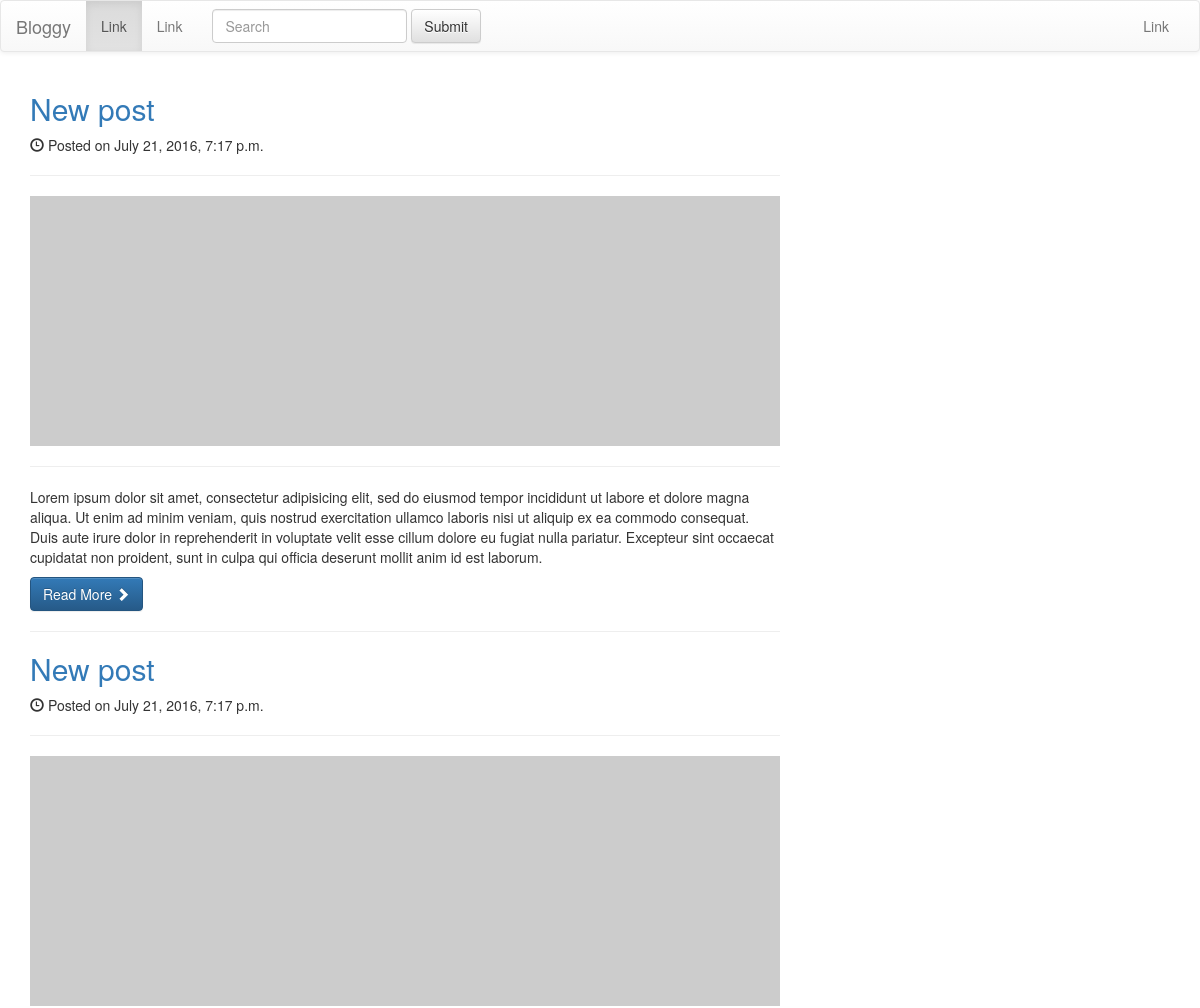
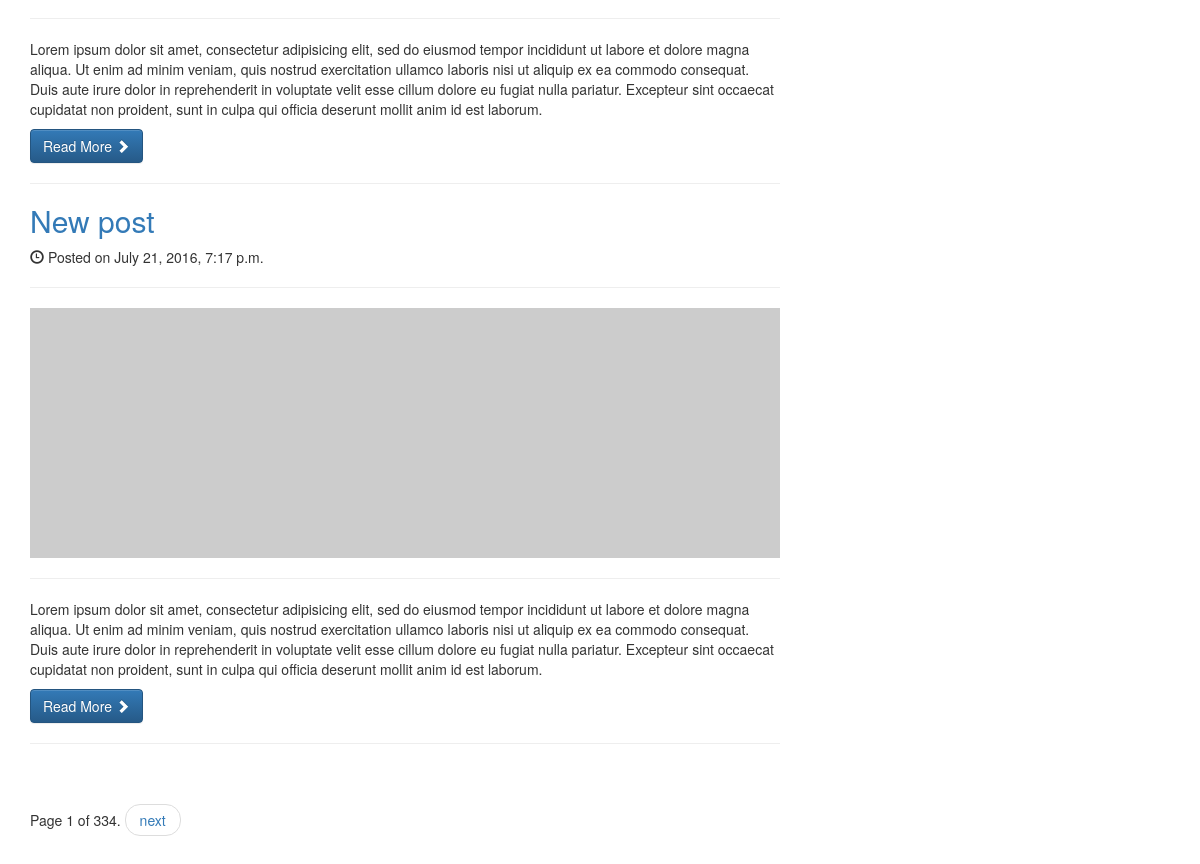
/post/, run on an earlier commit of the app's database (2 pictures, top to bottom).
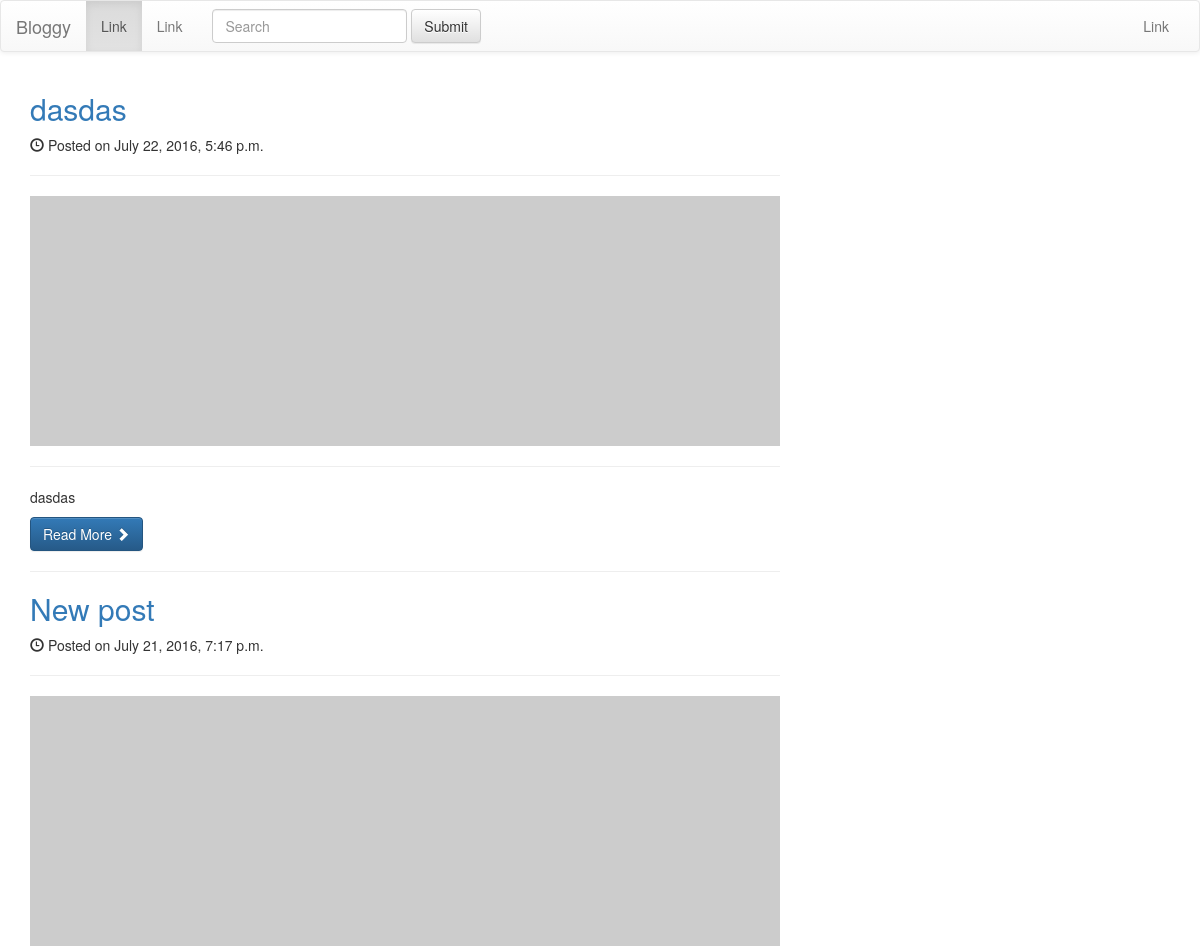
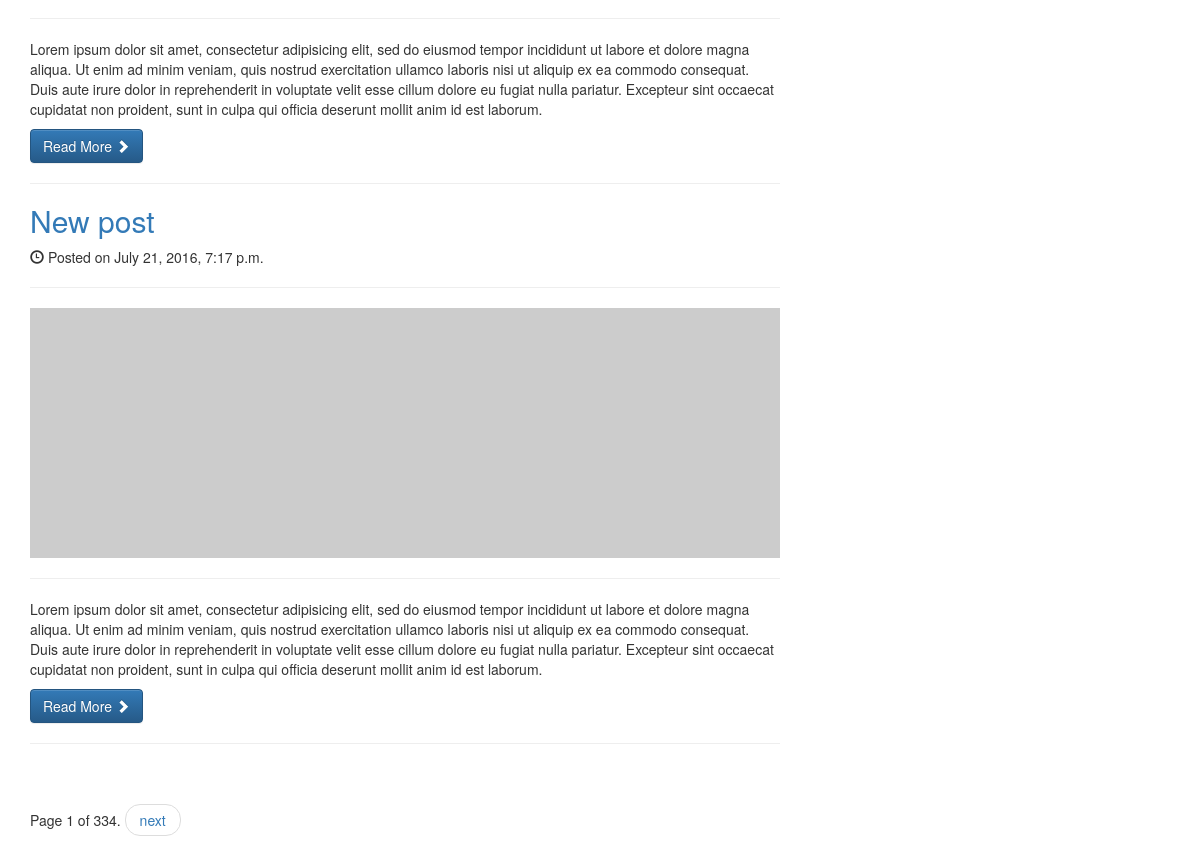
And on a later commit of the database (2 pictures, top to bottom).
### post/models.py (models this page shows)
class Post(models.Model):
    title = models.CharField(max_length=225)
    content = models.TextField()
    created = models.DateTimeField(auto_now_add=True)
    def get_absolute_url(self):
        return reverse('post:info', kwargs={'id':self.id})

### post/views.py (the view)
def list_posts(request):
    all_posts = Post.objects.all().order_by('-created')
    paginator = Paginator(all_posts, 3)
    page = request.GET.get('page')
    try:
        posts = paginator.page(page)
    except PageNotAnInteger:
        posts = paginator.page(1)
    except EmptyPage:
        posts = paginator.page(paginator.num_pages)
    context = {'posts':posts}
    return render(request, 'post/index.html', context)

### templates/post/index.html (shortened to what this page needs)
{% extends "__base.html" %}
{% block content %}
    <div class="row">
        <div class="col-md-8">
            {% for post in posts %}
                <h2>
                    <a href="#">{{ post.title }}</a>
                </h2>
                <p>
                    <span class="glyphicon glyphicon-time"></span> Posted on {{ post.created }}
                </p>
                <hr>
                <img class="img-responsive" src="http://placehold.it/900x300" alt="">
                <hr>
                <p>{{ post.content }}</p>
                <a class="btn btn-primary" href="{{ post.get_absolute_url }}">Read More <span class="glyphicon glyphicon-chevron-right"></span></a>
                <hr>
            {% endfor %}
            <div class="pagination">
                <span class="step-links">
                    <nav>
                        <ul class="pager">
                    <span class="current">
                        Page {{ posts.number }} of {{ posts.paginator.num_pages }}.
                    </span>
                    {% if posts.has_next %}
                        <li><a href="?page={{ posts.next_page_number }}">next</a></li>
                    {% endif %}
                        </ul>
                    </nav>
                </span>
            </div>
        </div>
    </div>
{% endblock %}

What changed in the data, as far as the page shows it:
no longer on this page (row unchanged): Post: title "New post", created "July 21, 2016, 7:17 p.m.", content "Lorem ipsum dolor sit amet, consectetur adipisicing elit, sed do eiusmod tempor incididunt ut labore et dolore magna aliqua. Ut enim ad minim veniam, quis nostrud exercitation ullamco laboris nisi ut aliquip ex ea commodo consequat. Duis aute irure dolor in reprehenderit in voluptate velit esse cillum dolore eu fugiat nulla pariatur. Excepteur sint occaecat cupidatat non proident, sunt in culpa qui officia deserunt mollit anim id est laborum."
added Post: title "dasdas", created "July 22, 2016, 5:46 p.m.", content "dasdas"
